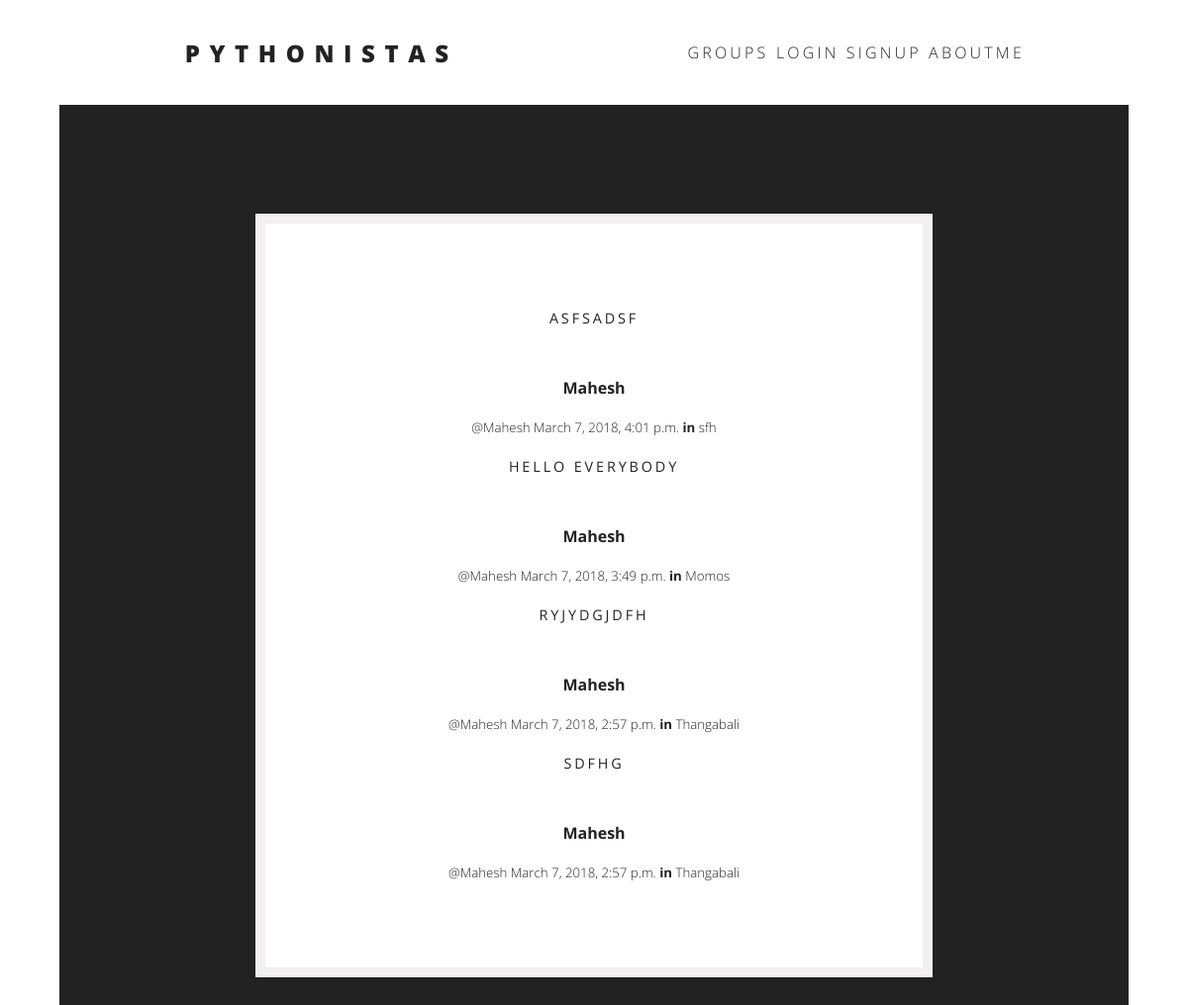
/posts/, run on the app's committed database.
### posts/models.py (models this page shows, shortened)
class Post(models.Model):
    user = models.ForeignKey(User, related_name="posts",on_delete=models.CASCADE)
    created_at = models.DateTimeField(auto_now=True)
    message = models.TextField()
    message_html = models.TextField(editable=False)
    group = models.ForeignKey(Group, related_name="posts",null=True, blank=True,on_delete=models.CASCADE)
    class Meta:
        ordering = ["-created_at"]
        unique_together = ["user", "message"]

### groups/models.py (models this page shows, shortened)
class Group(models.Model):
    name = models.CharField(max_length=255, unique=True)
    slug = models.SlugField(allow_unicode=True, unique=True)
    description = models.TextField(blank=True, default='')
    description_html = models.TextField(editable=False, default='', blank=True)
    members = models.ManyToManyField(User,through="GroupMember")
    class Meta:
        ordering = ["name"]

### posts/views.py (the view)
class PostList(SelectRelatedMixin, generic.ListView):
    model = models.Post
    select_related = ("user", "group")

### posts/templates/posts/post_list.html (shortened to what this page needs)
{% extends "posts/post_base.html" %}
{% load humanize %}
{% block post_content %}
<div class="col-md-8">
	{% for post in post_list %}
  {% include "posts/_post.html" %}
	{% endfor %}
</div>
{% endblock %}

### posts/templates/posts/_post.html (shortened to what this page needs)
<div class="post media">
	<h3>{{ post.message_html|safe }}</h3>
	<div class="media-body">
		<strong>{{ post.user.username }}</strong>
		<h5 class="media-heading">
			<span class="username"><a href="{% url 'posts:for_user' username=post.user.username %}">@{{ post.user.username }}</a></span>
			<time class="time"><a href="{% url 'posts:single' username=post.user.username pk=post.pk %}">{{ post.created_at }}</a></time>
			{% if post.group %}
			<span class="group-name">in <a href="#">{{ post.group.name }}</a></span>
			{% endif %}
		</h5>
	</div>
</div>

### static/css/main.css (style rules this page uses)
* { box-sizing: border-box; -webkit-box-sizing: border-box; -moz-box-sizing: border-box; -ms-box-sizing: border-box; -o-box-sizing: border-box; padding: 0; margin: 0; list-style-type: none; }
body { background-color: white; font-family: 'Open Sans', Helvetica, Verdana, sans-serif; color: #222; font-size: 16px; width: 100%; height: 100%; }
a { text-decoration: none; color: inherit; font-weight: 300; }
h1, h2, h3 { text-transform: uppercase }
.header-content h1, .header-content h3 { font-weight: normal; letter-spacing: 0.2em; text-transform: uppercase; }
.header-content h3 { font-size: .90em; }

### static/css/signup.css (style rules this page uses)
*, *:before, *:after { -moz-box-sizing: border-box; -webkit-box-sizing: border-box; box-sizing: border-box; }
p { margin: 0 0 30px 0; text-align: center; }

### data on the page
Post: message_html "ASFSADSF", user.username "Mahesh", created_at "March 7, 2018, 4:01 p.m.", group.name "sfh"
Post: message_html "HELLO EVERYBODY", user.username "Mahesh", created_at "March 7, 2018, 3:49 p.m.", group.name "Momos"
Post: message_html "RYJYDGJDFH", user.username "Mahesh", created_at "March 7, 2018, 2:57 p.m.", group.name "Thangabali"
Post: message_html "SDFHG", user.username "Mahesh", created_at "March 7, 2018, 2:57 p.m.", group.name "Thangabali"
